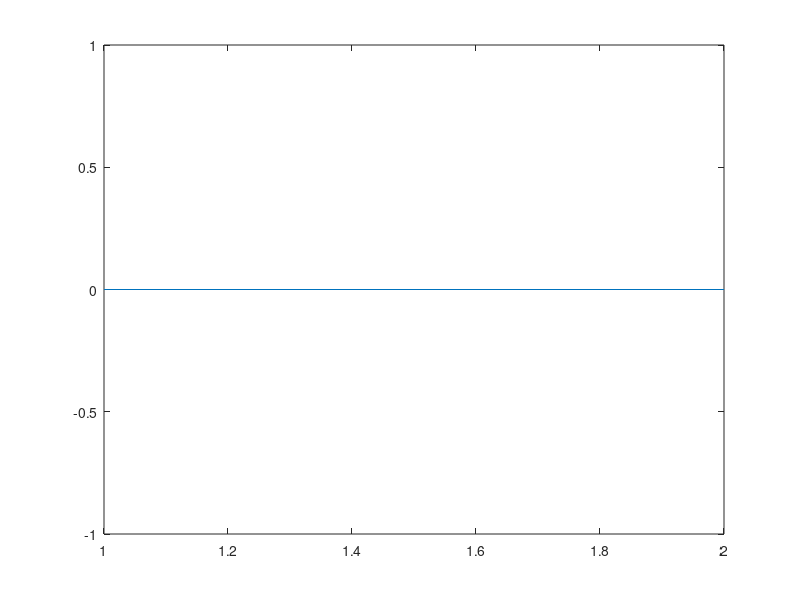

The MATLAB script that drew this image:
function fluctuation()

close all;
fclose('all');

%read data
pth=input('Directory [default=C:\\User\\tir data\\yyyy\\New Folder]  ');
if isempty(pth)
   	pth='C:\User\tir data\yyyy\New Folder';
end
cd(pth);
A=dir;
[nf,dum]=size(A);
leakage=0.116;

hdl=figure;
fluc=zeros(1,nf);
for i=1:nf,
    if A(i).isdir == 0
        s=A(i).name;
        if strcmp(s(end-2:end), 'dat')
            disp(s);
            Data=dlmread(s);
            time=Data(:,1);
            donor=Data(:,2);
            acceptor=Data(:,3);
            len=size(Data,1);
            
            FRET=(acceptor-leakage*donor)./(donor+acceptor-leakage*donor);
            for m=1:len,
                if acceptor(m)+donor(m)-leakage*donor(m)==0
                    FRET(m)=-0.5;
                end
            end % This is to avoid undefined fretE interfering with future analysis

            figure(hdl);
            subplot(2,10,[1 9]);
            plot(time,donor,'g', time,acceptor-leakage*donor,'r', time,donor+acceptor-leakage*donor+200,'k');
            subplot(2,10,[11 19]);
            plot_results(time,FRET,'b');
            
            %input('enter to next trace');
            fluc(i)=std(FRET);
        end
    end
end

close all;
fclose('all');

figure;
plot(fluc(3:end));

disp(mean(fluc(3:end)));
disp(std(fluc(3:end)));
disp(std(fluc(3:end))/sqrt(nf-2));

end

function plot_results(a,b,c)

%fretE=smooth(fretE,5,'moving');
plot(a,b,c);
axis tight;
temp=axis;
temp(3)=-0.1;
temp(4)=1.1;
axis(temp);
grid on;
zoom on;

end
